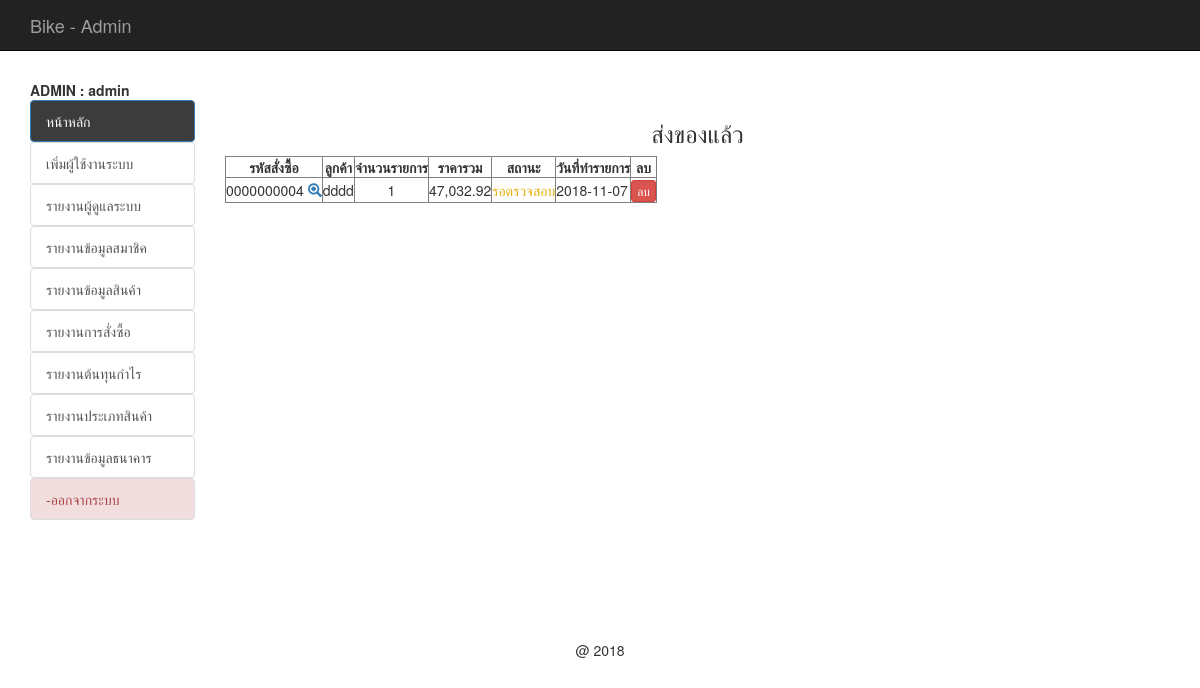
Screenshot of /backend/index.php?act=show-check (signed in) with the database file from the repository.
### tables this page shows
CREATE TABLE `tbl_order` (
  `order_id` int(10) UNSIGNED ZEROFILL NOT NULL,
  `mem_id` int(11) NOT NULL,
  `name` varchar(100) NOT NULL,
  `address` varchar(500) NOT NULL,
  `email` varchar(100) NOT NULL,
  `phone` varchar(10) NOT NULL,
  `order_status` int(1) NOT NULL,
  `pay_slip` varchar(200) DEFAULT NULL,
  `b_name` varchar(100) DEFAULT NULL,
  `b_number` varchar(200) DEFAULT NULL,
  `pay_date` date DEFAULT NULL,
  `pay_amount` float(10,2) DEFAULT NULL,
  `postcode` varchar(30) DEFAULT NULL,
  `order_date` date NOT NULL
);

### backend/mm.php (called while the page is built, shortened)
<?php require_once('../Connections/condb.php'); ?>
<?php
if (!function_exists("GetSQLValueString")) {
function GetSQLValueString($theValue, $theType, $theDefinedValue = "", $theNotDefinedValue = "")
{
  $theValue = function_exists("mysql_real_escape_string") ? mysql_real_escape_string($theValue) : mysql_escape_string($theValue);
  switch ($theType) {
    case "text":
      $theValue = ($theValue != "") ? "'" . $theValue . "'" : "NULL";
      break;
    case "long":
    case "int":
      $theValue = ($theValue != "") ? intval($theValue) : "NULL";
      break;
  }
  return $theValue;
}
}
$colname_mm = "-1";
if (isset($_SESSION['MM_admin'])) {
  $colname_mm = $_SESSION['MM_admin'];
}
$query_mm = sprintf("SELECT * FROM tbl_admin WHERE admin_user = %s", GetSQLValueString($colname_mm, "text"));
$mm = mysql_query($query_mm, $condb) or die(mysql_error());
$row_mm = mysql_fetch_assoc($mm);
?>

### backend/show_check_cart.php (the view, shortened to what this page needs)
<?php require_once('../Connections/condb.php'); ?>
<?php
$query_mycart = sprintf("SELECT o.order_id as oid, o.mem_id, o.order_status, o.order_date, o.name , d.order_id , count(d.order_id) as coid , SUM(d.total) as ctotal FROM tbl_order as o, tbl_order_detail as d WHERE o.order_id = d.order_id AND o.order_status = 2 GROUP BY o.order_id ORDER BY o.order_id DESC " , GetSQLValueString($colname_mycart , "int"));
$mycart = mysql_query($query_mycart , $condb) or die(mysql_error());
$row_mycart = mysql_fetch_assoc($mycart);
$totalRows_mycart = mysql_num_rows($mycart);
?>
<h3 align="center">ส่งของแล้ว</h3>
<table id="example" class="display" cellspacing="0" border="1">
	<thead>
		<tr>
			<th>รหัสสั่งซื้อ</th>
			<th>ลูกค้า</th>
			<th>จำนวนรายการ</th>
			<th>ราคารวม</th>
			<th>สถานะ</th>
			<th>วันที่ทำรายการ</th>
			<th> <center> ลบ </center></th>
		</tr>
	</thead>
	<?php if ($totalRows_mycart > 0) { ?>
		<?php do { ?>
			<tr>
				<td>
					<?php echo $row_mycart['oid'];?>
					<span id="hp">
						<a href="index.php?order_id=<?php echo $row_mycart['oid'];?>&act=show-order">
							<span class="glyphicon glyphicon-zoom-in"></span>
						</a>
					</span>
				</td>
				<td align="center">
					<?php echo $row_mycart['name'];?>
				</td>
				<td align="center">
					<?php echo $row_mycart['coid'];?>
				</td>
				<td align="center">
					<?php echo number_format($row_mycart['ctotal'],2);?>
				</td>
				<td align="center">
					<font color="red">
						<?php $status = $row_mycart['order_status'];
						include('status.php');
						?>
					</font>
				</td>
				<td> <?php echo $row_mycart['order_date'];?></td>
				<td><center>
					<a href="del_order.php?order_id=<?php echo $row_mycart['oid'];?>&order_status=5" class="btn btn-danger btn-xs" onClick="return confirm('ยืนยันการลบ');">
					ลบ </a></center>
				</td>
			</tr>
		<?php } while ($row_mycart = mysql_fetch_assoc($mycart)); ?>
	</table>
	<?php
}
?>

### backend/menu.php (shortened to what this page needs)
<?php include('mm.php');?>
<b id="hp">  ADMIN : <?php echo $row_mm['admin_name'];?></b>
<br />
<ul class="list-group list-group-flush" id="hp">
	<il><a href="index.php" class="list-group-item active"  style="background-color: #3c3c3c">หน้าหลัก</a></il>
	<?php
	if ($row_mm['status'] == 'admin') { ?>
		<il><a href="adduser_admin.php" class="list-group-item">เพิ่มผู้ใช้งานระบบ</a></il>
		<il><a href="list_admin.php" class="list-group-item">รายงานผู้ดูแลระบบ</a></il>
		<il><a href="list_member.php" class="list-group-item">รายงานข้อมูลสมาชิค</a></il>
		<il><a href="report_all_prd.php?all=all" class="list-group-item">รายงานข้อมูลสินค้า</a></il>
		<il><a href="report_order.php" class="list-group-item">รายงานการสั่งซื้อ</a></il>
		<il><a href="report_best.php" class="list-group-item">รายงานต้นทุนกำไร</a></il>
		<il><a href="report_all_type.php" class="list-group-item">รายงานประเภทสินค้า</a></il>
		<il><a href="report_all_bank.php" class="list-group-item">รายงานข้อมูลธนาคาร</a></il>
		<il><a href="logout_admin.php" class="list-group-item list-group-item-danger">-ออกจากระบบ</a></il>
<?php } ?>
</ul>

### backend/status.php
<?php
if ($status == 1) {
	echo "<font color='red'>";
	echo "รอชำระเงิน";
	echo "</font>";
}elseif ($status == 4) {
	echo "<font color='green'>";
	echo "ชำระเงินแล้ว";
	echo "</font>";
}elseif ($status == 3) {
	echo "<font color='blue'>";
	echo "ส่งของแล้ว";
	echo "</font>";
}elseif ($status == 2) {
	echo "<font color='#E7AE0A'>";
	echo "รอตรวจสอบ";
	echo "</font>";
}elseif ($status == 5) {
	echo "<font color='#F54823'>";
	echo "ยกเลิกคำสั่งซื้อ";
	echo "</font>";
}
?>

### css/style.css (style rules this page uses)
th { text-align:center; }

### rows the page displays
tbl_order: order_id "0000000004", name "dddd", coid "1", ctotal "47,032.92", order_status "รอตรวจสอบ", order_date "2018-11-07"

### other values shown
$row_mm['admin_name'] "admin"
